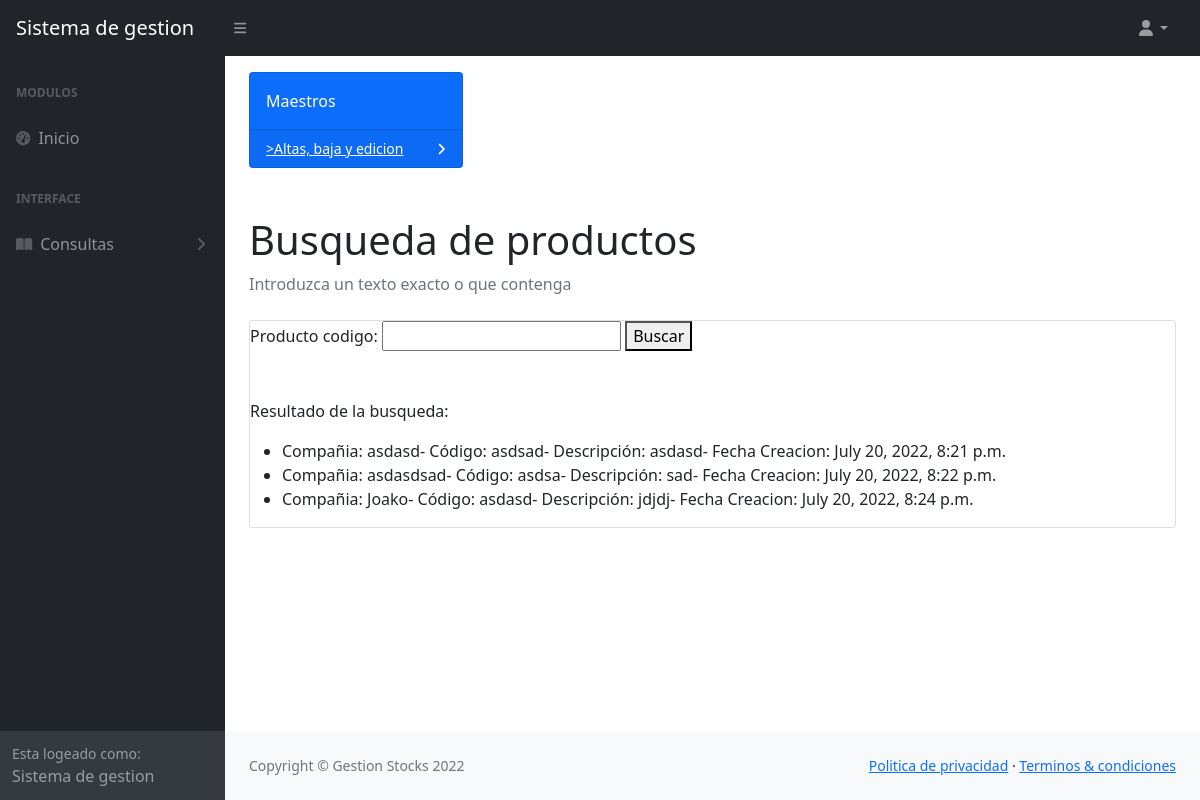
The page /busqueda/ on the database as committed earlier.
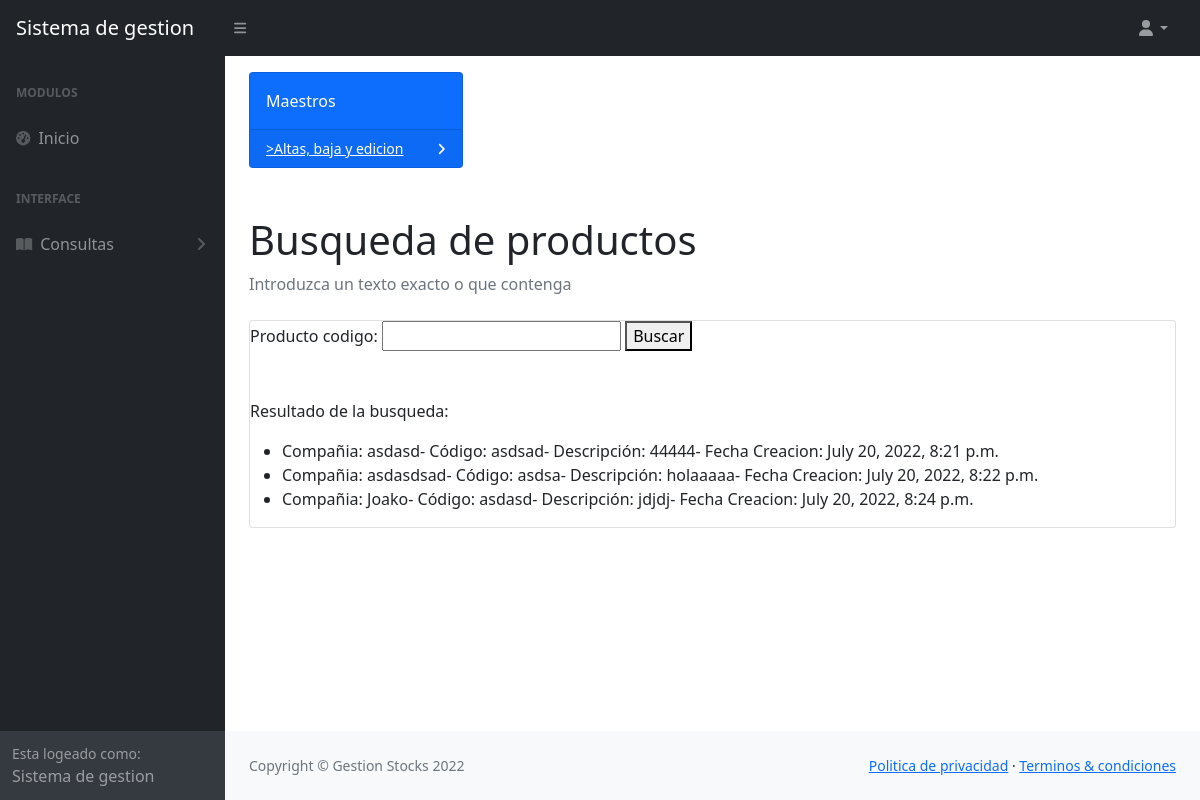
The same page on the database as committed later.
### vistas/models.py (models this page shows, shortened)
class Producto(models.Model):
    producto_cia = models.CharField(max_length=15)
    producto_codigo = models.CharField(max_length=10)
    producto_descripcion = models.CharField(max_length=30)
    producto_cantidad = models.IntegerField(null=0) #siempre empiezo en 0
    producto_costo = models.IntegerField(null=0)
    producto_fecha = models.DateTimeField(null=True)

### vistas/views.py (the view)
# urls.py: path('busqueda/' ,busqueda_producto, name = 'busqueda_producto')
def busqueda_producto(request):
    id_producto = request.GET.get('producto_codigo')
    if id_producto:
        productos_listado = Producto.objects.filter(producto_codigo=id_producto)
    else:
        productos_listado = Producto.objects.all()
        form = FormBusquedaProducto()
    form = FormBusquedaProducto()
    return render(request, 'busqueda_producto.html', {'form':form,'productos_listado':productos_listado} )

### vistas/forms.py
class FormBusquedaProducto(forms.Form):
    producto_codigo = forms.CharField(max_length=30)

### Templates/busqueda_producto.html (shortened to what this page needs)
{% extends 'index.html' %}
{% block sub_titulo %}
<h1 class="mt-4">Busqueda de productos</h1>
{% endblock sub_titulo %}
{% block sub_titulo_2 %}
<li class="breadcrumb-item active">Introduzca un texto exacto o que contenga</li>
{% endblock sub_titulo_2 %}
{% block link %}href={% url 'maestro' %}>{% endblock link %}
{% block campos %}
{% block accion %}
    <form action= {% url 'busqueda_producto' %}>
{% endblock accion %}
{% block informacion %}
        {{form}}
        <button>Buscar</button>
<p>Resultado de la busqueda:</p>
    {% if productos_listado %}
    <ul>
        {%for producto in productos_listado%}
        <li>Compañia: {{producto.producto_cia}}- Código: {{producto.producto_codigo}}- Descripción: {{producto.producto_descripcion}}- Fecha Creacion: {{producto.producto_fecha}}</li>
        {% endfor %}
    </ul>
    {% else %}
    No se encontraron datos. Reintente.
    {% endif %}
{% endblock informacion %}
{% endblock campos %}

Rows that differ between the two databases and show on the page:
changed Producto "asdsad": producto_descripcion "asdasd" → "44444"
changed Producto "asdasdsad": producto_descripcion "sad" → "holaaaaa"
